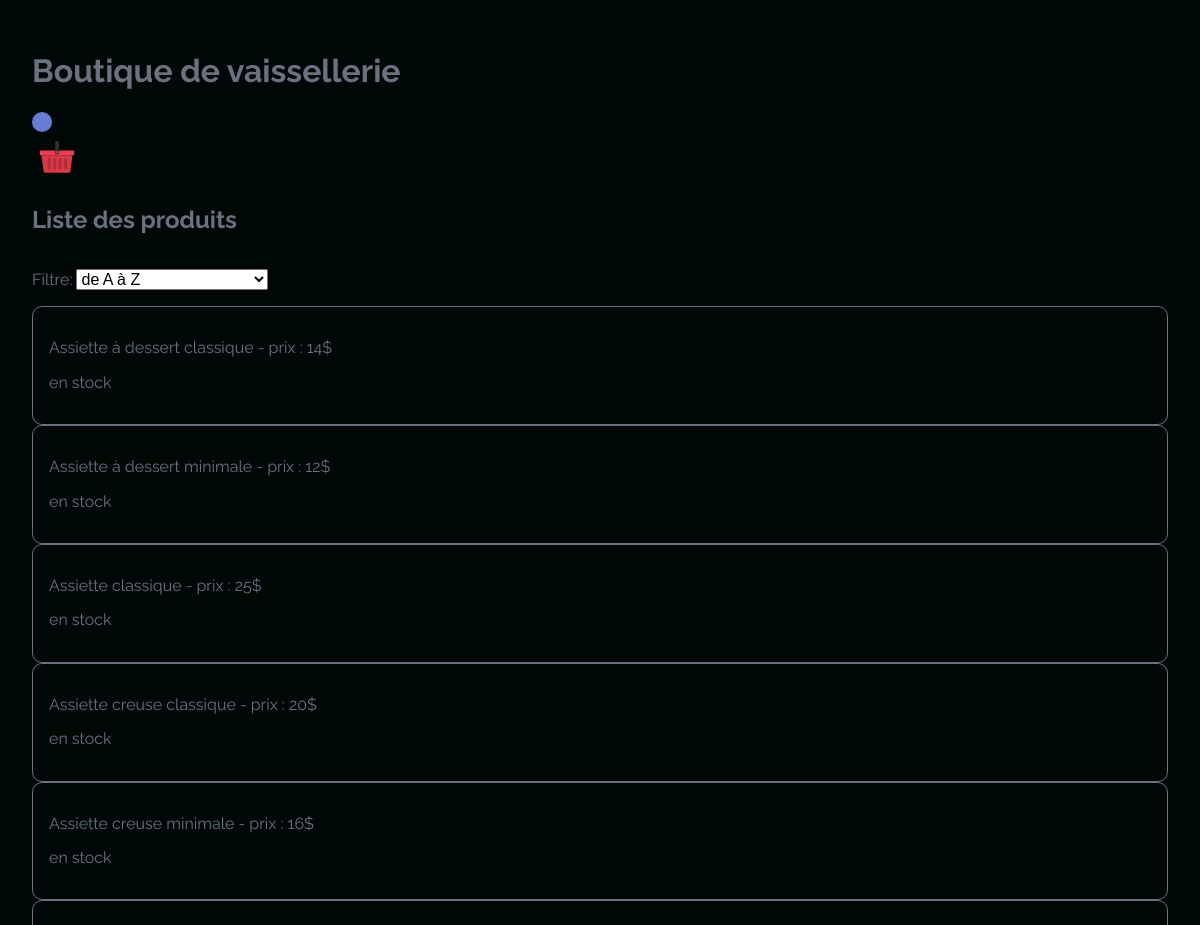
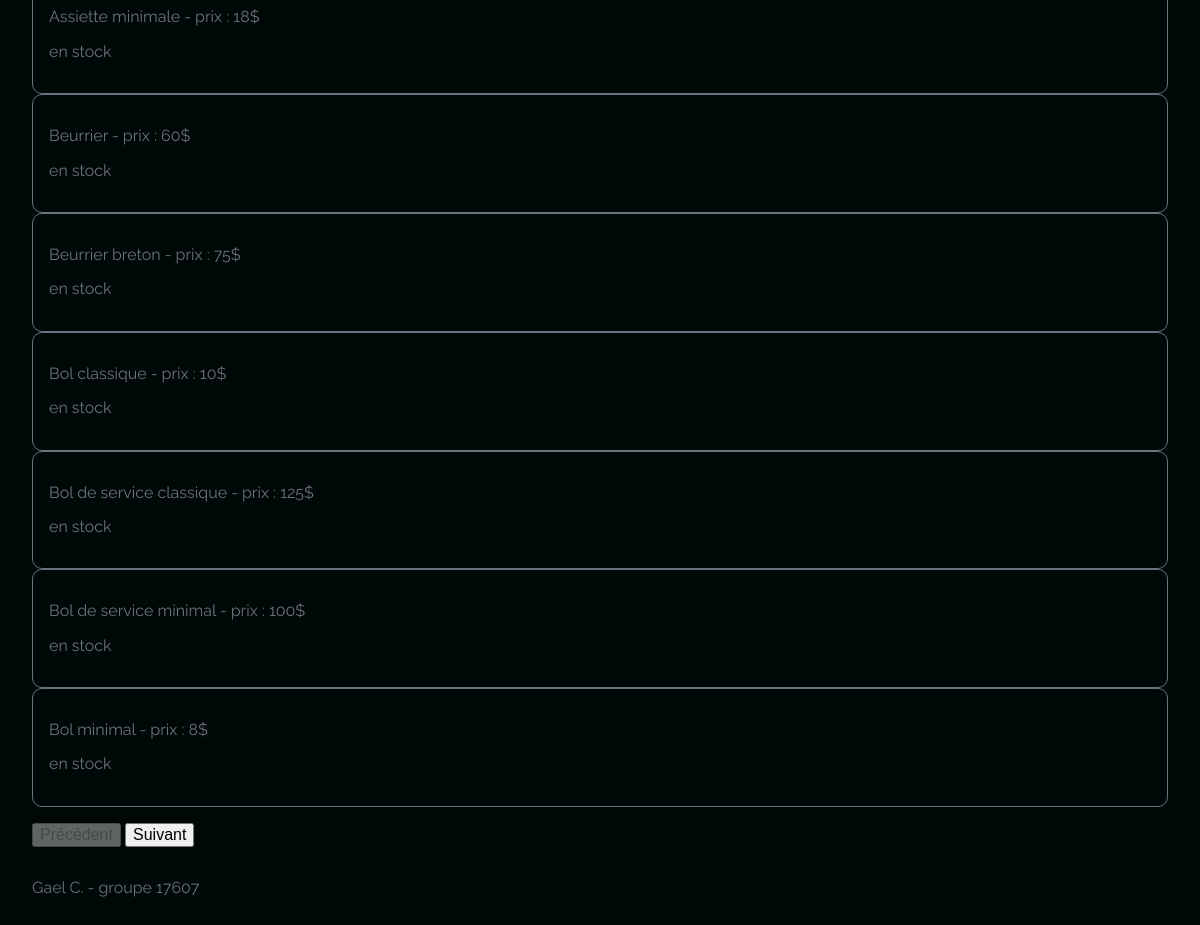
The page / on the database its author committed (2 pictures, top to bottom).
### tables this page shows
CREATE TABLE produits (
	id int NOT NULL AUTO_INCREMENT,
	nom varchar(50) NOT NULL,
	prix tinyint(4) NOT NULL,
	lienimage varchar(75) NOT NULL,
	inventaire tinyint(6),
	PRIMARY KEY(id)
);

### index.php (called while the page is built, shortened)
<?php
	function mon_autoloader($classe)
	{
		$repertoires = array(RACINE . "controleurs/",
						RACINE . "modeles/",
						RACINE . "vues/");
		foreach($repertoires as $rep)
		{
			if(file_exists($rep . $classe . ".php"))
			{
				return;
			}
		}
	}
	Routeur::route();
?>

### modeles/TemplateDAO.php (called while the page is built, shortened)
<?php
	abstract class TemplateDAO
	{
		public function __construct()
		{
			$this->connexion = new PDO("mysql:host=localhost;dbname=boutique", "root", "");
		}
	}
?>

### modeles/Modele_boutique.php (called while the page is built, shortened)
<?php
	class Modele_Boutique extends TemplateDAO
	{
		public function obtenirTous($offset_page = 0, $filtre = "nom ASC")
		{
			try
			{
				$stmt = $this->connexion->prepare("SELECT *
													FROM produits
													ORDER BY " . $filtre . "
													LIMIT " . $offset_page . " , 12 ");
				$stmt->execute();
				return $stmt->fetchAll();
			}
			catch(PDOException $exc)
			{
				trigger_error("Erreur lors de la requête : " . $exc->getMessage());
				return 0;
			}
		}
	}
?>

### vues/ListeProduits.php (the view)
<div data-js-wrapper-liste>
	<?php foreach($data as $produit) { ?>
		<article class="tuile"
				data-js-item
				data-item-id = <?= $produit['id'] ?>
				data-item-nom = <?= str_replace(" ","_",$produit["nom"]) ?>>
			<p><?= $produit["nom"] . " - prix : " .  $produit["prix"] . "$"?> </p>
			<p><span data-item-inventaire=<?= $produit['inventaire'] ?>></span> en stock</p>
		</article>
	<?php } ?>
</div>

### controleurs/Routeur.php
<?php
	class Routeur
	{
		public static function route()
		{
			$chaineRequete = $_SERVER["QUERY_STRING"];
			$posEperluette = strpos($chaineRequete, "&");
			$controleur = substr($chaineRequete, 0, $posEperluette);
			if($controleur != "")
			{
				$classe = "Controleur_" . $controleur;
			}
			else
			{
				$classe = "Controleur_Boutique";
			}
			if(class_exists($classe))
			{
				$objetControleur = new $classe;
				$objetControleur->traite($_REQUEST);
			}
			else
			{
				die("Erreur 404! Le controleur n'existe pas.");
			}
		}
	}
?>

### controleurs/BaseControleur.php (shortened to what this page needs)
<?php
	abstract class BaseControleur
	{
		protected function afficheVue($nomVue, $data = null)
		{
			$cheminVue = RACINE . "vues/" . $nomVue . ".php";
			if(file_exists($cheminVue))
			{
				include($cheminVue);
			}
			else
			{
				die("Erreur 404! La vue n'existe pas.");
			}
		}
	}
?>

### vues/common/Head.php (shortened to what this page needs)
<!DOCTYPE html>
<html lang="fr">
    <head>
        <link rel="stylesheet" href="./styles/stylesheets/normalize.css">
        <link rel="stylesheet" href="./styles/stylesheets/style.css">
	</head>
<body>

### vues/common/Header.php (shortened to what this page needs)
<header>
	<h1>Boutique de vaissellerie</h1>
	<div
		class="logo"
		data-js-panier>
		<div data-js-compteur-panier></div>
		<img
			src="./assets/images/svg/panier.svg"
			alt="logo panier"
			data-js-icone-panier />
	</div>
</header>

### controleurs/Controleur_boutique.php
<?php
	class Controleur_Boutique extends BaseControleur
	{
		public function traite(array $params)
		{
			$this->afficheVue("common/Head");
			$this->afficheVue('common/Header');
			if(isset($params["action"]))
			{
				$data = array();
				switch($params["action"])
				{
					default:
					break;
				}
			}
			else
			{
				$modeleBoutique = new Modele_Boutique();
				$data = $modeleBoutique->obtenirTous();
				$titre["titre"] = "Liste des produits";
				$titre["data-js"] = "data-js-liste-produits";
				$this->afficheVue("TitreSection",$titre);
				$this->afficheVue("Filtre",$titre);
				$this->afficheVue("ListeProduits",$data);
				$this->afficheVue("BoutonsListe");
			}
			$this->afficheVue("common/Footer");
		}
	}
?>

### vues/TitreSection.php
<section <?= $data["data-js"] ?>>
    <h2><?= $data["titre"] ?></h2>

### vues/Filtre.php (shortened to what this page needs)
<label for="filtre-select">Filtre:</label>
<select name="filtre" id="filtre-select" data-js-filtre>
    <option value="nom ASC" selected>de A à Z</option>
</select>

### vues/BoutonsListe.php
<button data-js-btn-precedent disabled>Précédent</button>
<button data-js-btn-suivant>Suivant</button>
</section>

### vues/common/Footer.php
        <footer>
            <p>Gael C. - groupe 17607</p>
        </footer>
    </body>
</html>

### styles/stylesheets/style.css (style rules this page uses)
body { --c_sombre: #000807; --c_sombre_transparent: rgba(0, 8, 7, 0.9); --c_sombre_moyen: #6b717e; --c_clair: #eaf2ef; --c_theme: #657ed4; --c_theme_clair: #ffb86f; --f_titre: 'Oswald', sans-serif; --f_texte: 'Raleway', sans-serif; --ecran_moyen: 768px; --ecran_grand: 992px; }
* { box-sizing: border-box; }
body { font-family: var(--f_texte); max-width: 100%; padding: 2em; width: 100vw; background-color: var(--c_sombre); color: var(--c_sombre_moyen); }
select, button { margin-top: 1em; margin-bottom: 1em; }
.logo div { border-radius: 50%; height: 20px; text-align: center; width: 20px; background-color: var(--c_theme); color: var(--c_clair); }
.logo img { height: 50px; }
.tuile { cursor: pointer; padding: 1em; border-radius: 10px; border: 1px solid var(--c_sombre_moyen); }

### rows shown on the page
produits: nom "Assiette à dessert classique", prix "14"
produits: nom "Assiette à dessert minimale", prix "12"
produits: nom "Assiette classique", prix "25"
produits: nom "Assiette creuse classique", prix "20"
produits: nom "Assiette creuse minimale", prix "16"
produits: nom "Assiette minimale", prix "18"
produits: nom "Beurrier", prix "60"
produits: nom "Beurrier breton", prix "75"
produits: nom "Bol classique", prix "10"
produits: nom "Bol de service classique", prix "125"
produits: nom "Bol de service minimal", prix "100"
produits: nom "Bol minimal", prix "8"

### other values the page prints
$data["titre"] "Liste des produits"
